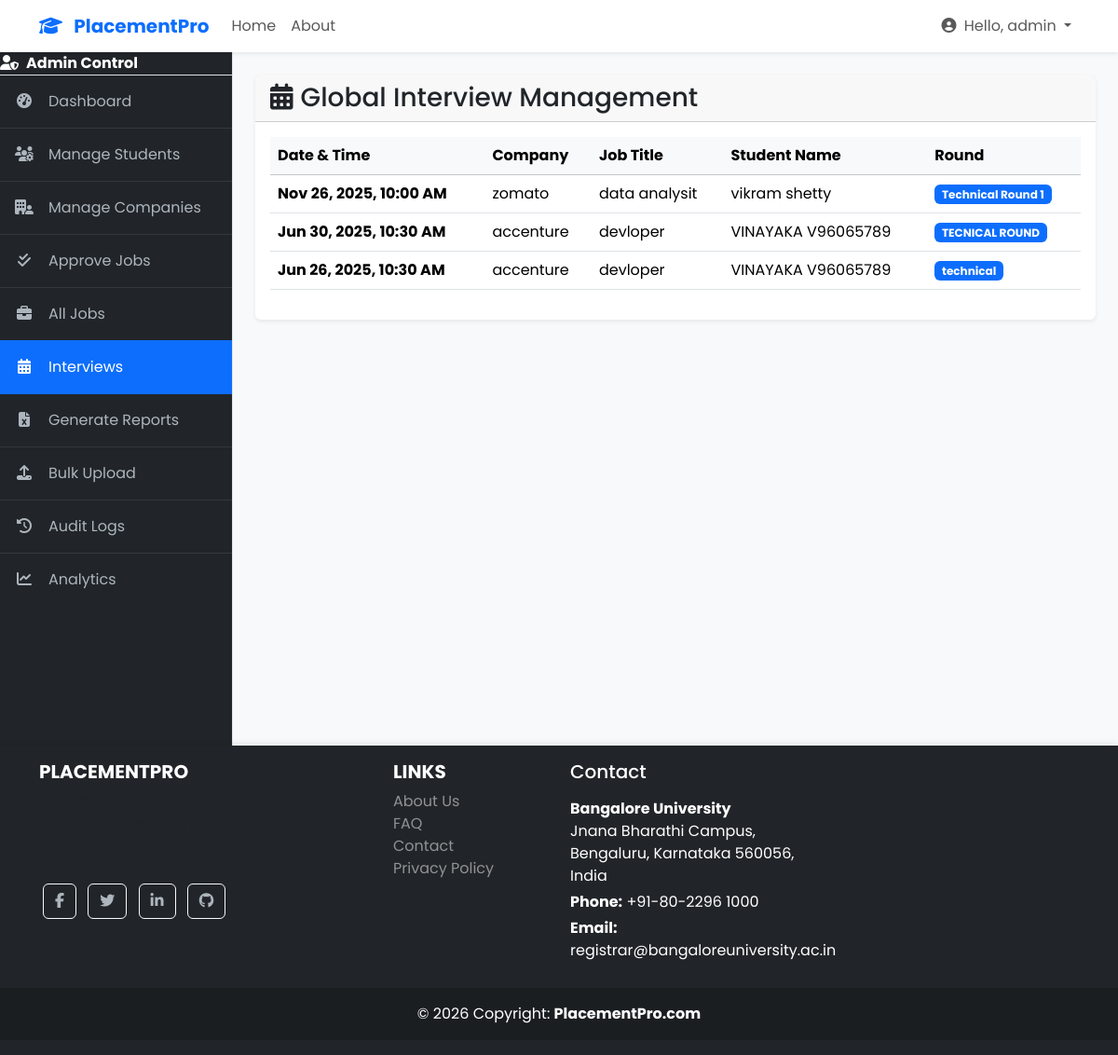
The page /tpo/interviews/ (signed in) on the database as committed earlier.
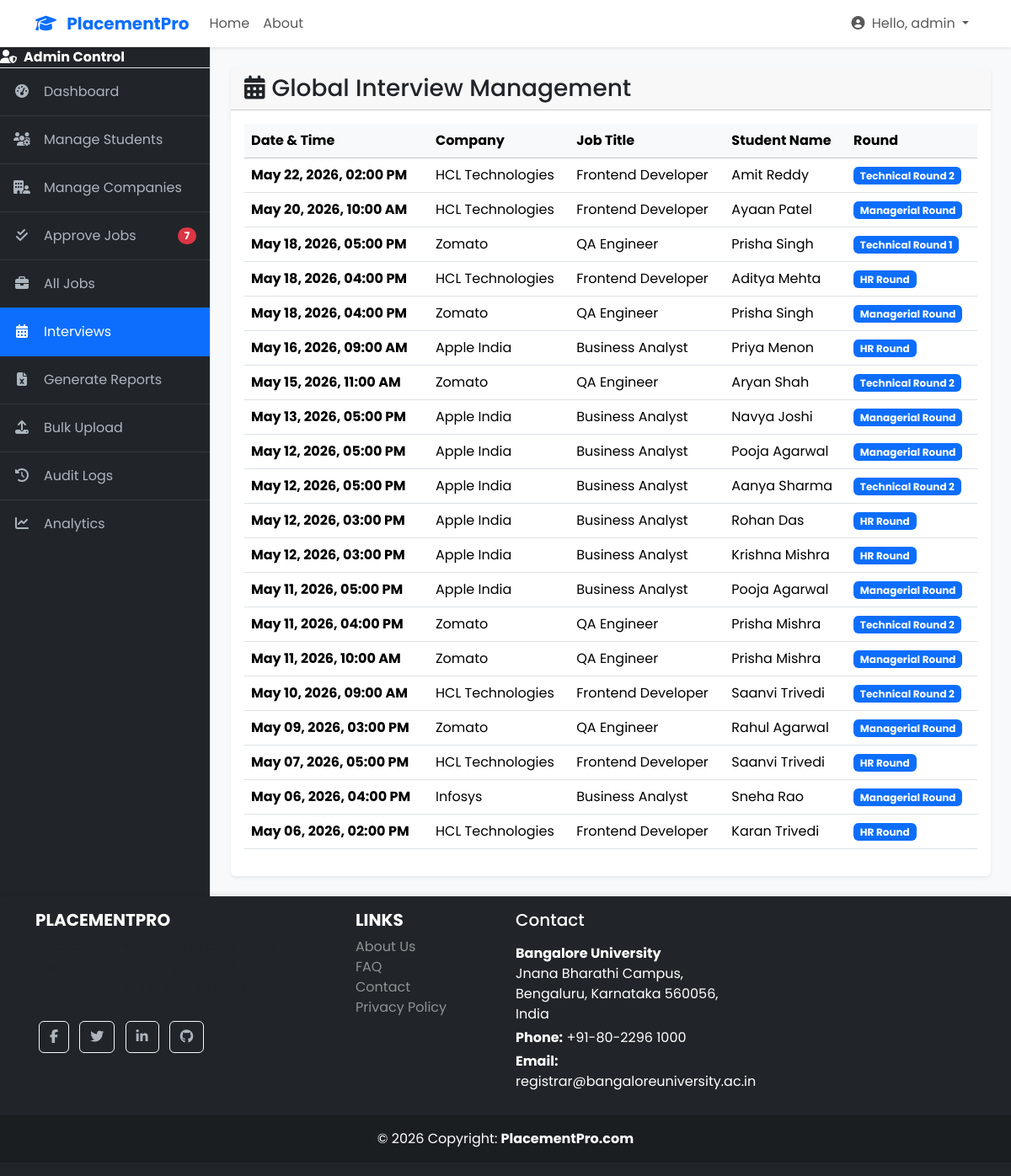
The same page on the database as committed later.
### core/models.py (models this page shows, shortened)
class InterviewSchedule(models.Model):
    MODE_CHOICES = (
        ('Online', 'Online'),
        ('In-Person', 'In-Person'),
    )
    application = models.ForeignKey(Application, on_delete=models.CASCADE)
    interview_date = models.DateField()
    interview_time = models.TimeField()
    round_name = models.CharField(max_length=100, help_text="e.g., Technical Round 1, HR Round")
    mode = models.CharField(max_length=20, choices=MODE_CHOICES, default='Online')
    venue_or_link = models.CharField(max_length=255)
    additional_instructions = models.TextField(blank=True, help_text="Any additional instructions for the candidate.")

class Application(models.Model):
    STATUS_CHOICES = (
        ('Applied', 'Applied'),
        ('Shortlisted', 'Shortlisted'),
        ('Rejected', 'Rejected'),
        ('Interview', 'Interview'),
        ('Offered', 'Offered'),
    )
    job = models.ForeignKey(JobPosting, on_delete=models.CASCADE, related_name='applications')
    student = models.ForeignKey(StudentProfile, on_delete=models.CASCADE, related_name='applications')
    applied_at = models.DateTimeField(auto_now_add=True)
    status = models.CharField(max_length=20, choices=STATUS_CHOICES, default='Applied')
    class Meta:
        unique_together = ('job', 'student')

class JobPosting(models.Model):
    company = models.ForeignKey(CompanyProfile, on_delete=models.CASCADE, related_name='jobs')
    title = models.CharField(max_length=200)
    description = models.TextField()
    salary_range = models.CharField(max_length=100, blank=True)
    location = models.CharField(max_length=100)
    application_deadline = models.DateField()
    min_cgpa = models.FloatField(default=6.0, help_text="Minimum CGPA required.")
    max_backlogs = models.IntegerField(default=0, help_text="Maximum number of backlogs allowed.")
    allowed_branches = models.CharField(max_length=255, help_text="Comma-separated list of allowed branches (e.g., CSE,ECE,ME).")
    is_approved = models.BooleanField(default=False, help_text="Admin must approve the job posting.")
    posted_at = models.DateTimeField(auto_now_add=True)

class CompanyProfile(models.Model):
    user = models.OneToOneField(User, on_delete=models.CASCADE, primary_key=True, related_name='company_profile')
    name = models.CharField(max_length=200)
    description = models.TextField(help_text="A brief description of the company.")
    website = models.URLField(blank=True)
    logo = models.FileField(upload_to='company_logos/', null=True, blank=True)
    is_approved = models.BooleanField(default=False, help_text="Admin must approve the company profile.")
    hr_name = models.CharField(max_length=150, blank=True)
    hr_email = models.EmailField(blank=True)

class StudentProfile(models.Model):
    user = models.OneToOneField(User, on_delete=models.CASCADE, primary_key=True, related_name='student_profile')
    phone_number = models.CharField(max_length=15, blank=True, null=True)
    resume = models.FileField(upload_to='resumes/', null=True, blank=True, help_text="Upload your resume in PDF format.")
    cgpa = models.FloatField(null=True, blank=True)
    branch = models.CharField(max_length=100)
    graduation_year = models.IntegerField(null=True)
    backlogs = models.IntegerField(default=0)
    skills = models.TextField(blank=True, help_text="Comma-separated skills (e.g., Python, Django, JavaScript)")
    linkedin_url = models.URLField(blank=True)
    github_url = models.URLField(blank=True)
    is_placed = models.BooleanField(default=False)

class User(AbstractUser):
    ROLE_CHOICES = (
        ('admin', 'Admin'),
        ('student', 'Student'),
        ('company', 'Company'),
    )
    role = models.CharField(max_length=10, choices=ROLE_CHOICES, default='student')

### core/views.py (the view)
# urls.py: path('tpo/interviews/', views.interview_management_view, name='interview_management'),
@login_required
@admin_required
def interview_management_view(request):
    interviews_list = InterviewSchedule.objects.all().select_related(
        'application__job__company',
        'application__student__user'
    ).order_by('-interview_date', '-interview_time')
    company_query = request.GET.get('company')
    if company_query:
        interviews_list = interviews_list.filter(application__job__company__name__icontains=company_query)
    paginator = Paginator(interviews_list, 20)
    page_number = request.GET.get('page')
    page_obj = paginator.get_page(page_number)
    context = {
        'interviews_page_obj': page_obj
    }
    return render(request, 'admin/interview_management.html', context)

### core/context_processors.py (called while the page is built)
def notifications_context(request):
    if request.user.is_authenticated and request.user.role == 'admin':
        count = JobPosting.objects.filter(is_approved=False).count()
        return {'pending_jobs_count': count}
    return {}

### core/templates/admin/interview_management.html
{% extends 'admin/admin_base.html' %}
{% block admin_content %}
<div class="card shadow-sm">
    <div class="card-header"><h3 class="mb-0"><i class="fas fa-calendar-alt me-2"></i>Global Interview Management</h3></div>
    <div class="card-body">
        <div class="table-responsive">
            <table class="table table-hover align-middle">
                <thead class="table-light">
                    <tr><th>Date & Time</th><th>Company</th><th>Job Title</th><th>Student Name</th><th>Round</th></tr>
                </thead>
                <tbody>
                    {% for interview in interviews_page_obj %}
                    <tr>
                        <td class="fw-bold">{{ interview.interview_date|date:"M d, Y" }}, {{ interview.interview_time|time:"h:i A" }}</td>
                        <td>{{ interview.application.job.company.name }}</td>
                        <td>{{ interview.application.job.title }}</td>
                        <td>{{ interview.application.student.user.get_full_name }}</td>
                        <td><span class="badge bg-primary">{{ interview.round_name }}</span></td>
                    </tr>
                    {% empty %}
                    <tr><td colspan="5" class="text-center p-4">No interviews have been scheduled.</td></tr>
                    {% endfor %}
                </tbody>
            </table>
        </div>
    </div>
</div>
{% endblock %}

Rows that differ between the two databases and show on the page:
removed InterviewSchedule: interview_date "Nov 26, 2025", interview_time "10:00 AM", application.job.company.name "zomato", application.job "data analysit", application.student.user.get_full_name "vikram shetty", round_name "Technical Round 1"
removed InterviewSchedule: interview_date "Jun 30, 2025", interview_time "10:30 AM", application.job.company.name "accenture", application.job "devloper", application.student.user.get_full_name "VINAYAKA V96065789", round_name "TECNICAL ROUND"
removed InterviewSchedule: interview_date "Jun 26, 2025", interview_time "10:30 AM", application.job.company.name "accenture", application.job "devloper", application.student.user.get_full_name "VINAYAKA V96065789", round_name "technical"
added InterviewSchedule: interview_date "May 22, 2026", interview_time "02:00 PM", application.job.company.name "HCL Technologies", application.job "Frontend Developer", application.student.user.get_full_name "Amit Reddy", round_name "Technical Round 2"
added InterviewSchedule: interview_date "May 20, 2026", interview_time "10:00 AM", application.job.company.name "HCL Technologies", application.job "Frontend Developer", application.student.user.get_full_name "Ayaan Patel", round_name "Managerial Round"
added InterviewSchedule: interview_date "May 18, 2026", interview_time "05:00 PM", application.job.company.name "Zomato", application.job "QA Engineer", application.student.user.get_full_name "Prisha Singh", round_name "Technical Round 1"
added InterviewSchedule: interview_date "May 18, 2026", interview_time "04:00 PM", application.job.company.name "HCL Technologies", application.job "Frontend Developer", application.student.user.get_full_name "Aditya Mehta", round_name "HR Round"
added InterviewSchedule: interview_date "May 18, 2026", interview_time "04:00 PM", application.job.company.name "Zomato", application.job "QA Engineer", application.student.user.get_full_name "Prisha Singh", round_name "Managerial Round"
added InterviewSchedule: interview_date "May 16, 2026", interview_time "09:00 AM", application.job.company.name "Apple India", application.job "Business Analyst", application.student.user.get_full_name "Priya Menon", round_name "HR Round"
added InterviewSchedule: interview_date "May 15, 2026", interview_time "11:00 AM", application.job.company.name "Zomato", application.job "QA Engineer", application.student.user.get_full_name "Aryan Shah", round_name "Technical Round 2"
added InterviewSchedule: interview_date "May 13, 2026", interview_time "05:00 PM", application.job.company.name "Apple India", application.job "Business Analyst", application.student.user.get_full_name "Navya Joshi", round_name "Managerial Round"
added InterviewSchedule: interview_date "May 12, 2026", interview_time "05:00 PM", application.job.company.name "Apple India", application.job "Business Analyst", application.student.user.get_full_name "Pooja Agarwal", round_name "Managerial Round"
added InterviewSchedule: interview_date "May 12, 2026", interview_time "05:00 PM", application.job.company.name "Apple India", application.job "Business Analyst", application.student.user.get_full_name "Aanya Sharma", round_name "Technical Round 2"
added InterviewSchedule: interview_date "May 12, 2026", interview_time "03:00 PM", application.job.company.name "Apple India", application.job "Business Analyst", application.student.user.get_full_name "Rohan Das", round_name "HR Round"
added InterviewSchedule: interview_date "May 12, 2026", interview_time "03:00 PM", application.job.company.name "Apple India", application.job "Business Analyst", application.student.user.get_full_name "Krishna Mishra", round_name "HR Round"
added InterviewSchedule: interview_date "May 11, 2026", interview_time "05:00 PM", application.job.company.name "Apple India", application.job "Business Analyst", application.student.user.get_full_name "Pooja Agarwal", round_name "Managerial Round"
added InterviewSchedule: interview_date "May 11, 2026", interview_time "04:00 PM", application.job.company.name "Zomato", application.job "QA Engineer", application.student.user.get_full_name "Prisha Mishra", round_name "Technical Round 2"
added InterviewSchedule: interview_date "May 11, 2026", interview_time "10:00 AM", application.job.company.name "Zomato", application.job "QA Engineer", application.student.user.get_full_name "Prisha Mishra", round_name "Managerial Round"
added InterviewSchedule: interview_date "May 10, 2026", interview_time "09:00 AM", application.job.company.name "HCL Technologies", application.job "Frontend Developer", application.student.user.get_full_name "Saanvi Trivedi", round_name "Technical Round 2"
added InterviewSchedule: interview_date "May 09, 2026", interview_time "03:00 PM", application.job.company.name "Zomato", application.job "QA Engineer", application.student.user.get_full_name "Rahul Agarwal", round_name "Managerial Round"
added InterviewSchedule: interview_date "May 07, 2026", interview_time "05:00 PM", application.job.company.name "HCL Technologies", application.job "Frontend Developer", application.student.user.get_full_name "Saanvi Trivedi", round_name "HR Round"
added InterviewSchedule: interview_date "May 06, 2026", interview_time "04:00 PM", application.job.company.name "Infosys", application.job "Business Analyst", application.student.user.get_full_name "Sneha Rao", round_name "Managerial Round"
added InterviewSchedule: interview_date "May 06, 2026", interview_time "02:00 PM", application.job.company.name "HCL Technologies", application.job "Frontend Developer", application.student.user.get_full_name "Karan Trivedi", round_name "HR Round"
Other text that changed with them:
{{ pending_jobs_count }}: (not shown) → "7"
